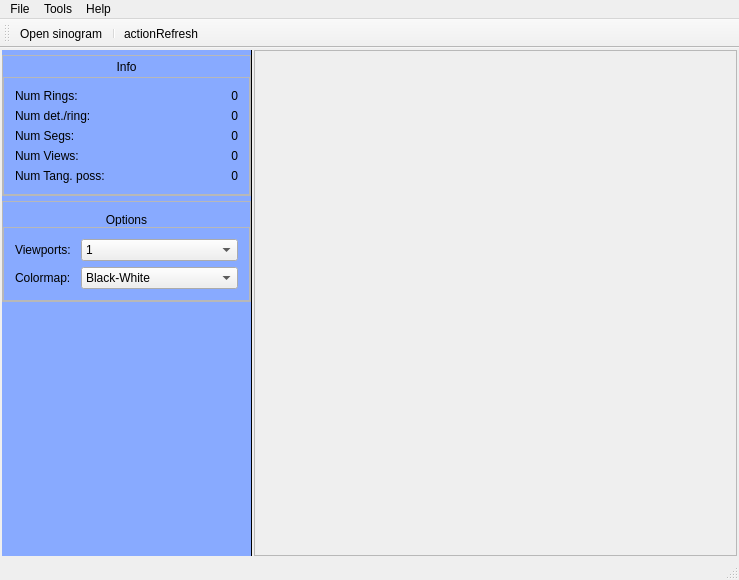
<?xml version="1.0" encoding="UTF-8"?>
<ui version="4.0">
 <class>MainWindow</class>
 <widget class="QMainWindow" name="MainWindow">
  <property name="geometry">
   <rect>
    <x>0</x>
    <y>0</y>
    <width>739</width>
    <height>580</height>
   </rect>
  </property>
  <property name="sizePolicy">
   <sizepolicy hsizetype="Fixed" vsizetype="Fixed">
    <horstretch>0</horstretch>
    <verstretch>0</verstretch>
   </sizepolicy>
  </property>
  <property name="windowTitle">
   <string>Sinogram Viewer</string>
  </property>
  <widget class="QWidget" name="centralWidget">
   <layout class="QHBoxLayout" name="horizontalLayout">
    <property name="spacing">
     <number>2</number>
    </property>
    <property name="leftMargin">
     <number>2</number>
    </property>
    <property name="topMargin">
     <number>2</number>
    </property>
    <property name="rightMargin">
     <number>2</number>
    </property>
    <property name="bottomMargin">
     <number>2</number>
    </property>
    <item>
     <widget class="QFrame" name="sidebarFrame">
      <property name="maximumSize">
       <size>
        <width>250</width>
        <height>16777215</height>
       </size>
      </property>
      <property name="styleSheet">
       <string notr="true">#sidebarFrame {
background: #8af;
border: none;
border-right: 1px solid black;
}</string>
      </property>
      <property name="frameShape">
       <enum>QFrame::StyledPanel</enum>
      </property>
      <property name="frameShadow">
       <enum>QFrame::Raised</enum>
      </property>
      <layout class="QVBoxLayout" name="verticalLayout_2">
       <property name="spacing">
        <number>5</number>
       </property>
       <property name="leftMargin">
        <number>0</number>
       </property>
       <property name="topMargin">
        <number>5</number>
       </property>
       <property name="rightMargin">
        <number>0</number>
       </property>
       <property name="bottomMargin">
        <number>0</number>
       </property>
       <item>
        <widget class="QFrame" name="frame">
         <property name="styleSheet">
          <string notr="true">QFrame.SidebarFrame {
border-top-left-radius: 10px;
border-top-right-radius: 10px;
border: 1px solid black;
background: qlineargradient(x1: 0, y1: 0, x2: 0, y2: 1,
stop: 0 #56a, stop: 0.1 #016);
}</string>
         </property>
         <property name="frameShape">
          <enum>QFrame::StyledPanel</enum>
         </property>
         <property name="frameShadow">
          <enum>QFrame::Raised</enum>
         </property>
         <property name="class" stdset="0">
          <string>SidebarFrame</string>
         </property>
         <layout class="QVBoxLayout" name="verticalLayout">
          <property name="spacing">
           <number>5</number>
          </property>
          <property name="leftMargin">
           <number>0</number>
          </property>
          <property name="topMargin">
           <number>5</number>
          </property>
          <property name="rightMargin">
           <number>0</number>
          </property>
          <property name="bottomMargin">
           <number>0</number>
          </property>
          <item>
           <widget class="QLabel" name="label">
            <property name="maximumSize">
             <size>
              <width>16777215</width>
              <height>11</height>
             </size>
            </property>
            <property name="styleSheet">
             <string notr="true">QFrame.SidebarFrame QLabel {
color: white;
font-weight: bold;
}</string>
            </property>
            <property name="text">
             <string>Info</string>
            </property>
            <property name="alignment">
             <set>Qt::AlignCenter</set>
            </property>
           </widget>
          </item>
          <item>
           <widget class="QFrame" name="frame_3">
            <property name="styleSheet">
             <string notr="true">QFrame.SidebarInnerFrame {
background: white;
border: none;
border-top: 1px solid black;
}</string>
            </property>
            <property name="frameShape">
             <enum>QFrame::StyledPanel</enum>
            </property>
            <property name="frameShadow">
             <enum>QFrame::Raised</enum>
            </property>
            <property name="class" stdset="0">
             <string>SidebarInnerFrame</string>
            </property>
            <layout class="QFormLayout" name="formLayout">
             <item row="0" column="0">
              <widget class="QLabel" name="label_2">
               <property name="text">
                <string>Num Rings:</string>
               </property>
              </widget>
             </item>
             <item row="0" column="1">
              <widget class="QLabel" name="lbl_nrings">
               <property name="text">
                <string>0</string>
               </property>
               <property name="alignment">
                <set>Qt::AlignRight|Qt::AlignTrailing|Qt::AlignVCenter</set>
               </property>
              </widget>
             </item>
             <item row="1" column="0">
              <widget class="QLabel" name="label_4">
               <property name="text">
                <string>Num det./ring:</string>
               </property>
              </widget>
             </item>
             <item row="2" column="0">
              <widget class="QLabel" name="label_5">
               <property name="text">
                <string>Num Segs:</string>
               </property>
              </widget>
             </item>
             <item row="3" column="0">
              <widget class="QLabel" name="label_6">
               <property name="text">
                <string>Num Views:</string>
               </property>
              </widget>
             </item>
             <item row="4" column="0">
              <widget class="QLabel" name="label_7">
               <property name="text">
                <string>Num Tang. poss:</string>
               </property>
              </widget>
             </item>
             <item row="1" column="1">
              <widget class="QLabel" name="lbl_ndets">
               <property name="text">
                <string>0</string>
               </property>
               <property name="alignment">
                <set>Qt::AlignRight|Qt::AlignTrailing|Qt::AlignVCenter</set>
               </property>
              </widget>
             </item>
             <item row="2" column="1">
              <widget class="QLabel" name="lbl_nsegs">
               <property name="text">
                <string>0</string>
               </property>
               <property name="alignment">
                <set>Qt::AlignRight|Qt::AlignTrailing|Qt::AlignVCenter</set>
               </property>
              </widget>
             </item>
             <item row="3" column="1">
              <widget class="QLabel" name="lbl_nviews">
               <property name="text">
                <string>0</string>
               </property>
               <property name="alignment">
                <set>Qt::AlignRight|Qt::AlignTrailing|Qt::AlignVCenter</set>
               </property>
              </widget>
             </item>
             <item row="4" column="1">
              <widget class="QLabel" name="lbl_ntangposs">
               <property name="text">
                <string>0</string>
               </property>
               <property name="alignment">
                <set>Qt::AlignRight|Qt::AlignTrailing|Qt::AlignVCenter</set>
               </property>
              </widget>
             </item>
            </layout>
           </widget>
          </item>
         </layout>
        </widget>
       </item>
       <item>
        <widget class="QFrame" name="frame_2">
         <property name="styleSheet">
          <string notr="true">QFrame.SidebarFrame {
border-top-left-radius: 10px;
border-top-right-radius: 10px;
border: 1px solid black;
background: qlineargradient(x1: 0, y1: 0, x2: 0, y2: 1,
stop: 0 #56a, stop: 0.1 #016);
}</string>
         </property>
         <property name="frameShape">
          <enum>QFrame::StyledPanel</enum>
         </property>
         <property name="frameShadow">
          <enum>QFrame::Raised</enum>
         </property>
         <property name="class" stdset="0">
          <string>SidebarFrame</string>
         </property>
         <layout class="QVBoxLayout" name="verticalLayout_3">
          <property name="spacing">
           <number>1</number>
          </property>
          <property name="leftMargin">
           <number>0</number>
          </property>
          <property name="rightMargin">
           <number>0</number>
          </property>
          <property name="bottomMargin">
           <number>0</number>
          </property>
          <item>
           <widget class="QLabel" name="label_3">
            <property name="maximumSize">
             <size>
              <width>16777215</width>
              <height>13</height>
             </size>
            </property>
            <property name="styleSheet">
             <string notr="true">QFrame.SidebarFrame QLabel {
color: white;
font-weight: bold;
}</string>
            </property>
            <property name="text">
             <string>Options</string>
            </property>
            <property name="alignment">
             <set>Qt::AlignCenter</set>
            </property>
           </widget>
          </item>
          <item>
           <widget class="QFrame" name="frame_4">
            <property name="styleSheet">
             <string notr="true">QFrame.SidebarInnerFrame {
background: white;
border: none;
border-top: 1px solid black;
}</string>
            </property>
            <property name="frameShape">
             <enum>QFrame::StyledPanel</enum>
            </property>
            <property name="frameShadow">
             <enum>QFrame::Raised</enum>
            </property>
            <property name="class" stdset="0">
             <string>SidebarInnerFrame</string>
            </property>
            <layout class="QFormLayout" name="formLayout_2">
             <item row="0" column="0">
              <widget class="QLabel" name="label_8">
               <property name="text">
                <string>Viewports: </string>
               </property>
              </widget>
             </item>
             <item row="0" column="1">
              <widget class="QComboBox" name="cmb_num_viewports">
               <property name="sizeAdjustPolicy">
                <enum>QComboBox::AdjustToContents</enum>
               </property>
               <item>
                <property name="text">
                 <string>1</string>
                </property>
               </item>
               <item>
                <property name="text">
                 <string>2</string>
                </property>
               </item>
               <item>
                <property name="text">
                 <string>4</string>
                </property>
               </item>
               <item>
                <property name="text">
                 <string extracomment="Viewports">6</string>
                </property>
               </item>
              </widget>
             </item>
             <item row="1" column="1">
              <widget class="QComboBox" name="cmb_colormap">
               <item>
                <property name="text">
                 <string>Black-White</string>
                </property>
               </item>
               <item>
                <property name="text">
                 <string>White-Black</string>
                </property>
               </item>
               <item>
                <property name="text">
                 <string>Jet</string>
                </property>
               </item>
               <item>
                <property name="text">
                 <string>QWT</string>
                </property>
               </item>
              </widget>
             </item>
             <item row="1" column="0">
              <widget class="QLabel" name="label_9">
               <property name="text">
                <string>Colormap: </string>
               </property>
              </widget>
             </item>
            </layout>
           </widget>
          </item>
         </layout>
        </widget>
       </item>
       <item>
        <spacer name="verticalSpacer">
         <property name="orientation">
          <enum>Qt::Vertical</enum>
         </property>
         <property name="sizeHint" stdset="0">
          <size>
           <width>20</width>
           <height>317</height>
          </size>
         </property>
        </spacer>
       </item>
      </layout>
     </widget>
    </item>
    <item>
     <widget class="QFrame" name="mainFrame">
      <property name="frameShape">
       <enum>QFrame::StyledPanel</enum>
      </property>
      <property name="frameShadow">
       <enum>QFrame::Raised</enum>
      </property>
      <layout class="QHBoxLayout" name="horizontalLayout_3">
       <item>
        <layout class="QHBoxLayout" name="mainFrame_layout"/>
       </item>
      </layout>
     </widget>
    </item>
   </layout>
  </widget>
  <widget class="QMenuBar" name="menuBar">
   <property name="geometry">
    <rect>
     <x>0</x>
     <y>0</y>
     <width>739</width>
     <height>25</height>
    </rect>
   </property>
   <widget class="QMenu" name="menuFile">
    <property name="title">
     <string>File</string>
    </property>
    <addaction name="separator"/>
    <addaction name="actionOpen_sinogram"/>
    <addaction name="actionExit"/>
   </widget>
   <widget class="QMenu" name="menuHelp">
    <property name="title">
     <string>Help</string>
    </property>
    <addaction name="actionAbout"/>
   </widget>
   <widget class="QMenu" name="menuTools">
    <property name="title">
     <string>Tools</string>
    </property>
    <addaction name="actionContrast"/>
   </widget>
   <addaction name="menuFile"/>
   <addaction name="menuTools"/>
   <addaction name="menuHelp"/>
  </widget>
  <widget class="QToolBar" name="mainToolBar">
   <attribute name="toolBarArea">
    <enum>TopToolBarArea</enum>
   </attribute>
   <attribute name="toolBarBreak">
    <bool>false</bool>
   </attribute>
   <addaction name="actionOpen_sinogram"/>
   <addaction name="separator"/>
   <addaction name="actionactionRefresh"/>
  </widget>
  <widget class="QStatusBar" name="statusBar"/>
  <action name="actionOpen_sinogram">
   <property name="icon">
    <iconset theme="document-open">
     <normaloff>.</normaloff>.</iconset>
   </property>
   <property name="text">
    <string>Open sinogram</string>
   </property>
  </action>
  <action name="actionAbout">
   <property name="icon">
    <iconset resource="resources.qrc">
     <normaloff>:/icons/resources/icons8-microbeam-radiation-therapy-30.png</normaloff>:/icons/resources/icons8-microbeam-radiation-therapy-30.png</iconset>
   </property>
   <property name="text">
    <string>About</string>
   </property>
  </action>
  <action name="actionExit">
   <property name="icon">
    <iconset theme="application-exit">
     <normaloff>.</normaloff>.</iconset>
   </property>
   <property name="text">
    <string>Exit</string>
   </property>
  </action>
  <action name="actionactionRefresh">
   <property name="icon">
    <iconset theme="view-refresh">
     <normaloff>.</normaloff>.</iconset>
   </property>
   <property name="text">
    <string>actionRefresh</string>
   </property>
  </action>
  <action name="actionContrast">
   <property name="text">
    <string>Contrast</string>
   </property>
  </action>
 </widget>
 <layoutdefault spacing="6" margin="11"/>
 <resources>
  <include location="resources.qrc"/>
 </resources>
 <connections>
  <connection>
   <sender>actionExit</sender>
   <signal>triggered()</signal>
   <receiver>MainWindow</receiver>
   <slot>close()</slot>
   <hints>
    <hint type="sourcelabel">
     <x>-1</x>
     <y>-1</y>
    </hint>
    <hint type="destinationlabel">
     <x>199</x>
     <y>149</y>
    </hint>
   </hints>
  </connection>
 </connections>
</ui>
